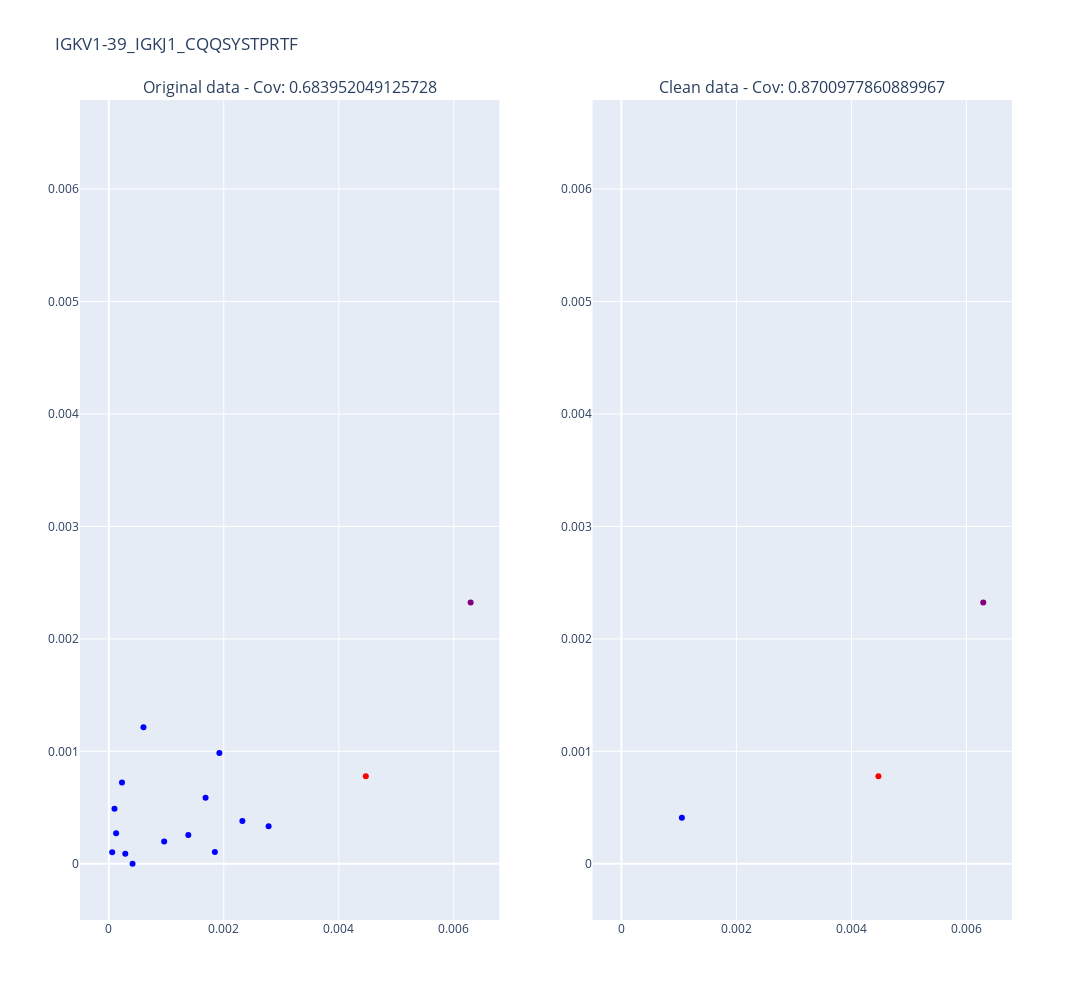

The notebook cell saved with this chart:
### Code cell
from sklearn.cluster import DBSCAN
from plotly.subplots import make_subplots
import plotly.graph_objects as go
import random

row = ('IGKV1-39','IGKJ1','CQQSYSTPRTF')

ls1 = F_L_high_expression.loc[row].reset_index(drop=True)
ls2 = pd.Series(F_Ht)
[print(i,j) for i,j in zip(ls1, ls2)]

fig = make_subplots(rows=1, cols=2, subplot_titles=(f"Original data - Cov: {ls1.corr(ls2)}", f"Clean data - Cov: {customized_correlation(ls1, ls2)}"))

points = np.array([[x,y] for x,y in zip(ls2, ls1)])
clustering = DBSCAN(eps=0.001, min_samples=1).fit(points)
labels = clustering.labels_.astype(str)
# [print(i,j) for i,j in zip(points, labels)]
colors = random.sample(['black', 'blue', 'green', 'orange', 'purple', 'red'], len(set(labels)))

ls1_new = []
ls2_new = []
for idx, g in enumerate(set(labels)):
    indices = np.where(labels == g)
    x, y = np.mean(points[indices], axis=0)
    fig.add_trace(go.Scatter(x=[x], y=[y], mode="markers", marker_color=f'{colors[idx]}'), row=1, col=2
    )

for idx, g in enumerate(set(labels)):
    indices = np.where(labels == g)
    fig.add_trace(
        go.Scatter(x=ls2.iloc[indices], y=ls1.iloc[indices], mode="markers", marker_color=f'{colors[idx]}'), row=1, col=1
    )

print(colors)
# [print(i,j) for i,j in zip(ls1_new, ls2_new)]
m = np.max(points)
fig.update_yaxes(range=[-0.0005, m+0.0005])
fig.update_xaxes(range=[-0.0005, m+0.0005])
fig.update_layout(title_text="_".join(row), height=1000, width=2000, showlegend=False)
fig.show()

### Figure 1 — Plotly figure (JSON) as saved in the notebook; plotly's stock layout.template omitted (floating-point values rounded to 4 significant figures)
{"data": [{"marker": {"color": "blue"}, "mode": "markers", "type": "scatter", "x": [0.001052], "xaxis": "x2", "y": [0.0004096], "yaxis": "y2"}, {"marker": {"color": "red"}, "mode": "markers", "type": "scatter", "x": [0.00447], "xaxis": "x2", "y": [0.0007774], "yaxis": "y2"}, {"marker": {"color": "purple"}, "mode": "markers", "type": "scatter", "x": [0.006292], "xaxis": "x2", "y": [0.002323], "yaxis": "y2"}, {"marker": {"color": "blue"}, "mode": "markers", "type": "scatter", "x": [0.0009637, 0.0001281, 0.0006035, 5.993e-05, 0.001383, 0.001845, 0.0002301, 0.001923, 0.0002875, 0.001684, 0.00278, 0.0004142, 9.972e-05, 0.002323], "xaxis": "x", "y": [0.0001982, 0.0002708, 0.001215, 0.0001024, 0.0002564, 0.0001053, 0.0007227, 0.0009857, 8.872e-05, 0.0005862, 0.0003337, 0, 0.0004883, 0.0003804], "yaxis": "y"}, {"marker": {"color": "red"}, "mode": "markers", "type": "scatter", "x": [0.00447], "xaxis": "x", "y": [0.0007774], "yaxis": "y"}, {"marker": {"color": "purple"}, "mode": "markers", "type": "scatter", "x": [0.006292], "xaxis": "x", "y": [0.002323], "yaxis": "y"}], "layout": {"annotations": [{"font": {"size": 16}, "showarrow": false, "text": "Original data - Cov: 0.683952049125728", "x": 0.225, "xanchor": "center", "xref": "paper", "y": 1, "yanchor": "bottom", "yref": "paper"}, {"font": {"size": 16}, "showarrow": false, "text": "Clean data - Cov: 0.8700977860889967", "x": 0.775, "xanchor": "center", "xref": "paper", "y": 1, "yanchor": "bottom", "yref": "paper"}], "height": 1000, "showlegend": false, "title": {"text": "IGKV1-39_IGKJ1_CQQSYSTPRTF"}, "width": 2000, "xaxis": {"anchor": "y", "domain": [0, 0.45], "range": [-0.0005, 0.006792]}, "xaxis2": {"anchor": "y2", "domain": [0.55, 1], "range": [-0.0005, 0.006792]}, "yaxis": {"anchor": "x", "domain": [0, 1], "range": [-0.0005, 0.006792]}, "yaxis2": {"anchor": "x2", "domain": [0, 1], "range": [-0.0005, 0.006792]}}}
